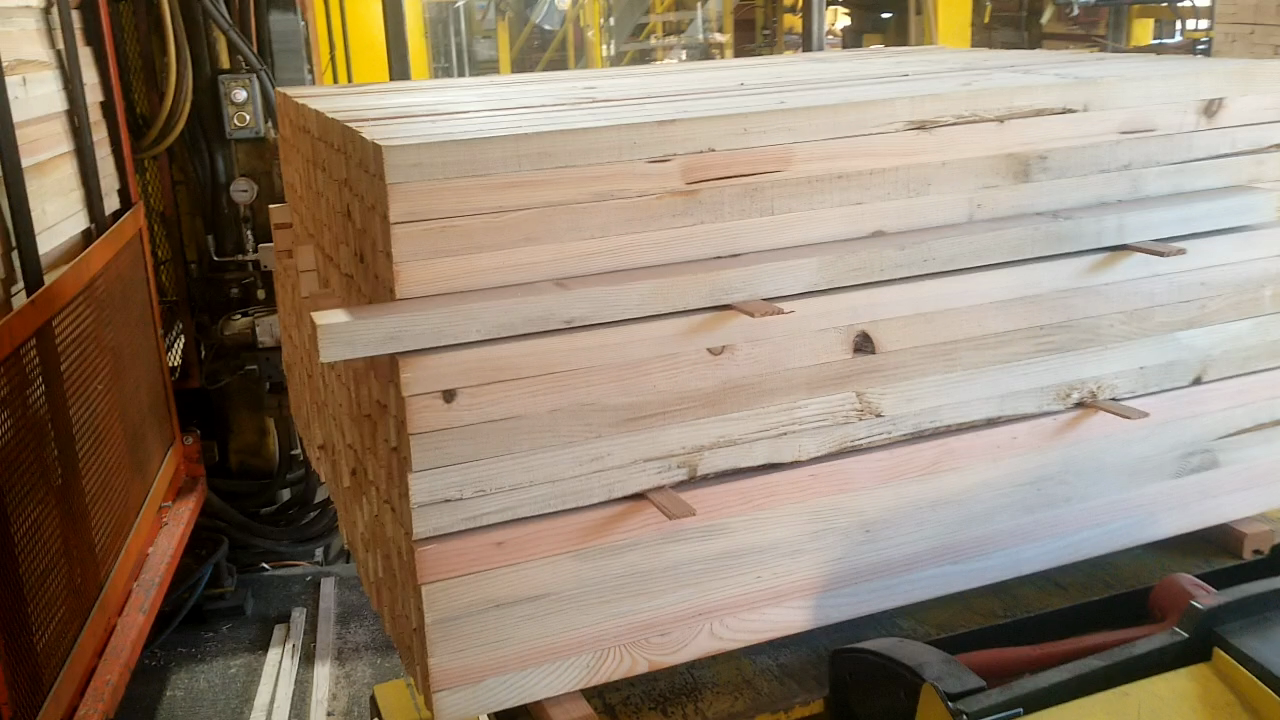
#> input picture Images/test_image.png, 1280 x 720 px
$ python -i VideoObjectDetect.py   (imports and definitions only)
#> lines starting #> are read from the running program, lines starting #| are printed output that depends on the picture
#> further down, picture is the input picture: shape (720, 1280, 3); mean B, G, R 111.3, 129.9, 146.5
import cv2 as cv
import numpy as np

def detect(frame):
	im_gs = cv.cvtColor(frame, cv.COLOR_BGR2GRAY)
	im_gs = np.float32(im_gs)
	dst = cv.cornerHarris(im_gs, 2, 3, .04)
	dst = cv.dilate(dst, None)
	im = frame
	im[dst>0.01*dst.max()]=[0,0,255]
	return im

def detect2(frame):
	im_gs = cv.cvtColor(frame, cv.COLOR_BGR2GRAY)
	corners = cv.goodFeaturesToTrack(im_gs, 25, 0.01, 10)
	corners = np.int0(corners)

	im = frame
	for i in corners:
		x,y = i.ravel()
		cv.circle(im, (x,y),3,255,-1)
	return im

def detect3(frame):

	train = cv.imread('test_image.png')
	train_gs = cv.cvtColor(train, cv.COLOR_BGR2GRAY)
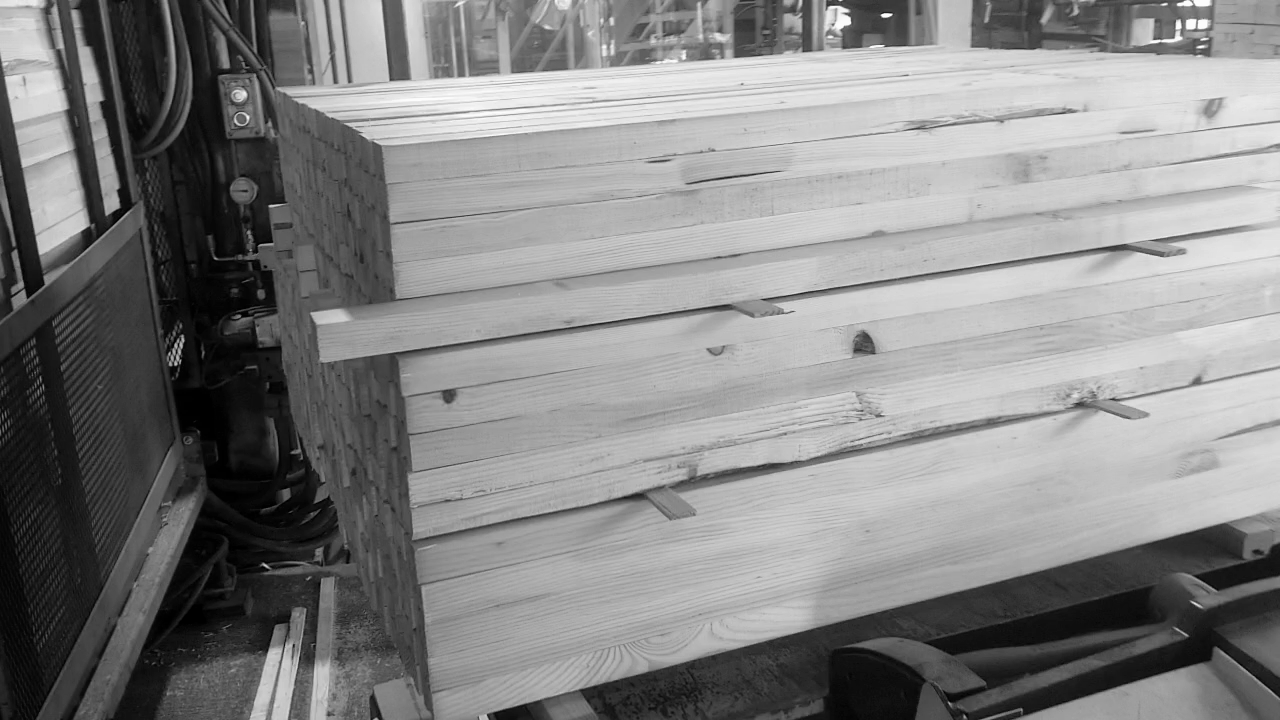
#> train_gs: shape (720, 1280); min 0, max 253, mean 132.7
	query_gs = cv.cvtColor(frame, cv.COLOR_BGR2GRAY)

	orb = cv.ORB_create()

	t_keypoints, t_descriptors = orb.detectAndCompute(train_gs, None)
#> t_keypoints = 500 keypoints; strongest (x, y, size): (173, 364, 31), (176, 364, 31), (264, 565, 31), (175, 345, 31)
	q_keypoints, q_descriptors = orb.detectAndCompute(query_gs, None)
#> q_keypoints has the same summary as t_keypoints

	matcher = cv.BFMatcher()
	matches = matcher.match(q_descriptors, t_descriptors)
#> matches = 500 matches

	im = cv.drawMatches(frame, q_keypoints, train, t_keypoints, matches[:20], None)
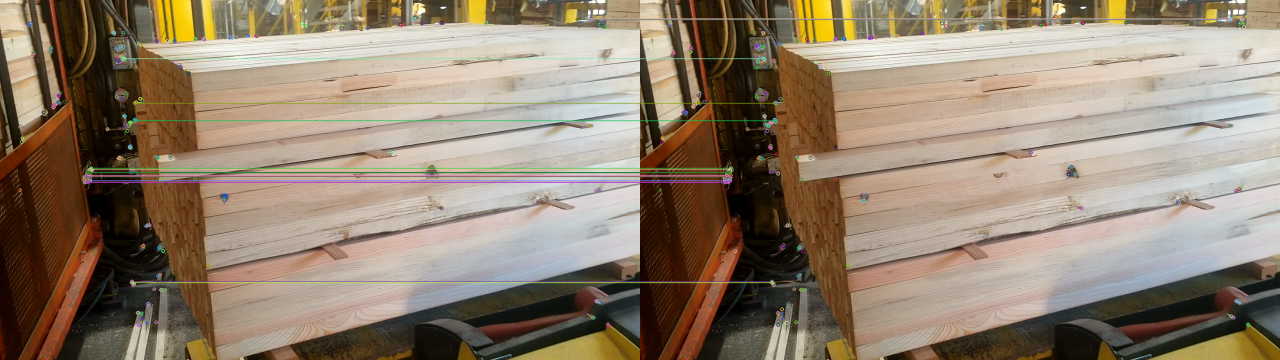
#> im: shape (720, 2560, 3) (shown at 1/2 size); mean B, G, R 111.7, 130.2, 146.3
	im = cv.resize(im, (1000, 500))
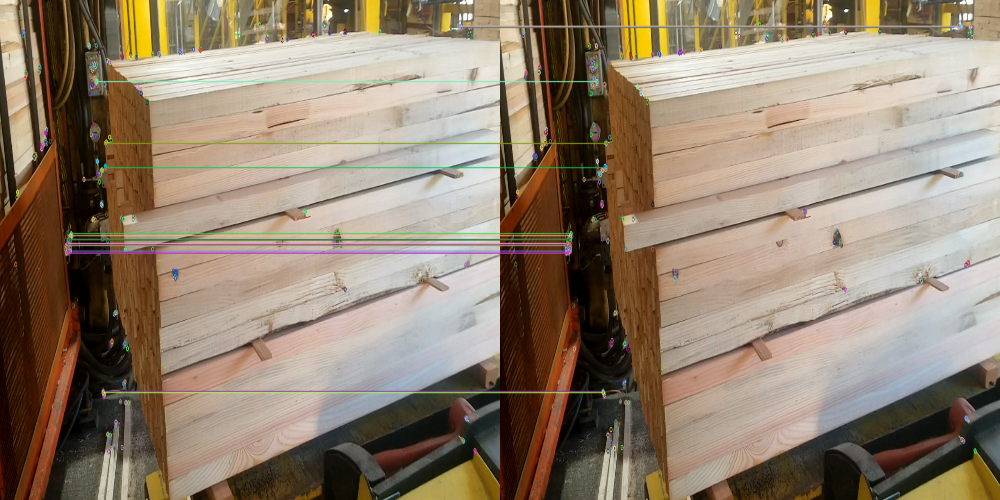
#> im: shape (500, 1000, 3); mean B, G, R 111.6, 130.1, 146.1
	return im

def detect4(frame):
	fast = cv.FastFeatureDetector_create()
	keypoints = fast.detect(frame, None)
	im = cv.drawKeypoints(frame, keypoints, None, color=(255,0,0))
	return im

def detect5(frame):
	im = frame
	image = cv.cvtColor(im, cv.COLOR_BGR2GRAY)
	image = cv.bilateralFilter(image, 7, 75, 75)
	#image = cv.equalizeHist(image)
	image = cv.medianBlur(image, ksize=5)
	ret, thresh = cv.threshold(image, 127, 255, cv.THRESH_BINARY)
	conts, hier = cv.findContours(thresh, cv.RETR_TREE, cv.CHAIN_APPROX_SIMPLE)
	cv.drawContours(im, conts, -1, (0,255,0), 3)
	return im

# [31 lines not run here, left out]

>>> import cv2
>>> picture = cv2.imread('../Images/test_image.png')
>>> result = detect3(picture)
